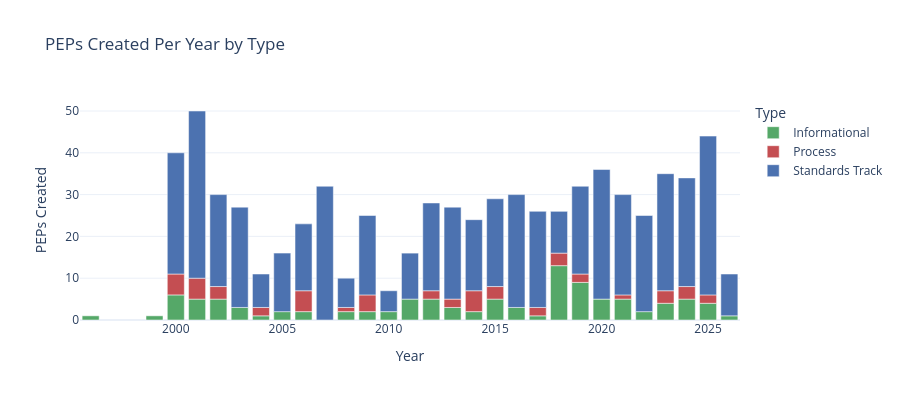

The cell this chart's notebook holds for it:
### Code cell
# PEPs per year bar chart, stacked by type
yearly = df.groupby(["year", "type"]).size().reset_index(name="count")

fig2 = px.bar(
    yearly, x="year", y="count", color="type",
    color_discrete_map=TYPE_COLORS,
    title="PEPs Created Per Year by Type",
    labels={"year": "Year", "count": "PEPs Created", "type": "Type"},
    template="plotly_white",
    height=400,
)
fig2.show()

### Figure 1 — Plotly figure (JSON) as saved in the notebook; plotly's stock layout.template omitted (floating-point values rounded to 4 significant figures)
{"data": [{"hovertemplate": "Type=Informational<br>Year=%{x}<br>PEPs Created=%{y}<extra></extra>", "legendgroup": "Informational", "marker": {"color": "#55A868", "pattern": {"shape": ""}}, "name": "Informational", "orientation": "v", "showlegend": true, "textposition": "auto", "type": "bar", "x": [1996, 1999, 2000, 2001, 2002, 2003, 2004, 2005, 2006, 2008, 2009, 2010, 2011, 2012, 2013, 2014, 2015, 2016, 2017, 2018, 2019, 2020, 2021, 2022, 2023, 2024, 2025, 2026], "xaxis": "x", "y": [1, 1, 6, 5, 5, 3, 1, 2, 2, 2, 2, 2, 5, 5, 3, 2, 5, 3, 1, 13, 9, 5, 5, 2, 4, 5, 4, 1], "yaxis": "y"}, {"hovertemplate": "Type=Process<br>Year=%{x}<br>PEPs Created=%{y}<extra></extra>", "legendgroup": "Process", "marker": {"color": "#C44E52", "pattern": {"shape": ""}}, "name": "Process", "orientation": "v", "showlegend": true, "textposition": "auto", "type": "bar", "x": [2000, 2001, 2002, 2004, 2006, 2008, 2009, 2012, 2013, 2014, 2015, 2017, 2018, 2019, 2021, 2023, 2024, 2025], "xaxis": "x", "y": [5, 5, 3, 2, 5, 1, 4, 2, 2, 5, 3, 2, 3, 2, 1, 3, 3, 2], "yaxis": "y"}, {"hovertemplate": "Type=Standards Track<br>Year=%{x}<br>PEPs Created=%{y}<extra></extra>", "legendgroup": "Standards Track", "marker": {"color": "#4C72B0", "pattern": {"shape": ""}}, "name": "Standards Track", "orientation": "v", "showlegend": true, "textposition": "auto", "type": "bar", "x": [2000, 2001, 2002, 2003, 2004, 2005, 2006, 2007, 2008, 2009, 2010, 2011, 2012, 2013, 2014, 2015, 2016, 2017, 2018, 2019, 2020, 2021, 2022, 2023, 2024, 2025, 2026], "xaxis": "x", "y": [29, 40, 22, 24, 8, 14, 16, 32, 7, 19, 5, 11, 21, 22, 17, 21, 27, 23, 10, 21, 31, 24, 23, 28, 26, 38, 10], "yaxis": "y"}], "layout": {"barmode": "relative", "height": 400, "legend": {"title": {"text": "Type"}, "tracegroupgap": 0}, "title": {"text": "PEPs Created Per Year by Type"}, "xaxis": {"anchor": "y", "domain": [0, 1], "title": {"text": "Year"}}, "yaxis": {"anchor": "x", "domain": [0, 1], "title": {"text": "PEPs Created"}}}}
